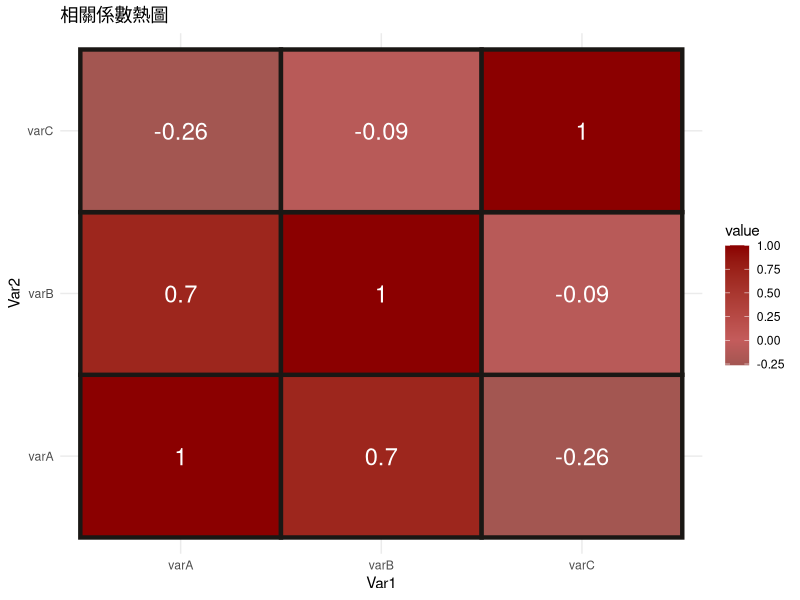

The R source for this figure:
# Chapter 11: 相關性與多變量視覺化完整範例
library(ggplot2)
library(dplyr)

set.seed(123)
n <- 80
df <- data.frame(
  varA = rnorm(n, 50, 10),
  varB = rnorm(n, 30, 8),
  varC = rnorm(n, 70, 15)
)

df$varB <- df$varB + 0.7 * df$varA
df$varC <- df$varC - 0.4 * df$varA

# 相關係數熱圖
cor_df <- as.data.frame(as.table(cor(df)))
names(cor_df) <- c("Var1", "Var2", "value")

ggplot(cor_df, aes(x = Var1, y = Var2, fill = value)) +
  geom_tile(color = "#1a1714", linewidth = 1.5) +
  geom_text(aes(label = round(value, 2)), color = "white", size = 6) +
  scale_fill_gradient2(low = "#4a3f35", mid = "#c45c5c", high = "#8B0000", midpoint = 0) +
  theme_minimal() +
  labs(title = "相關係數熱圖")
